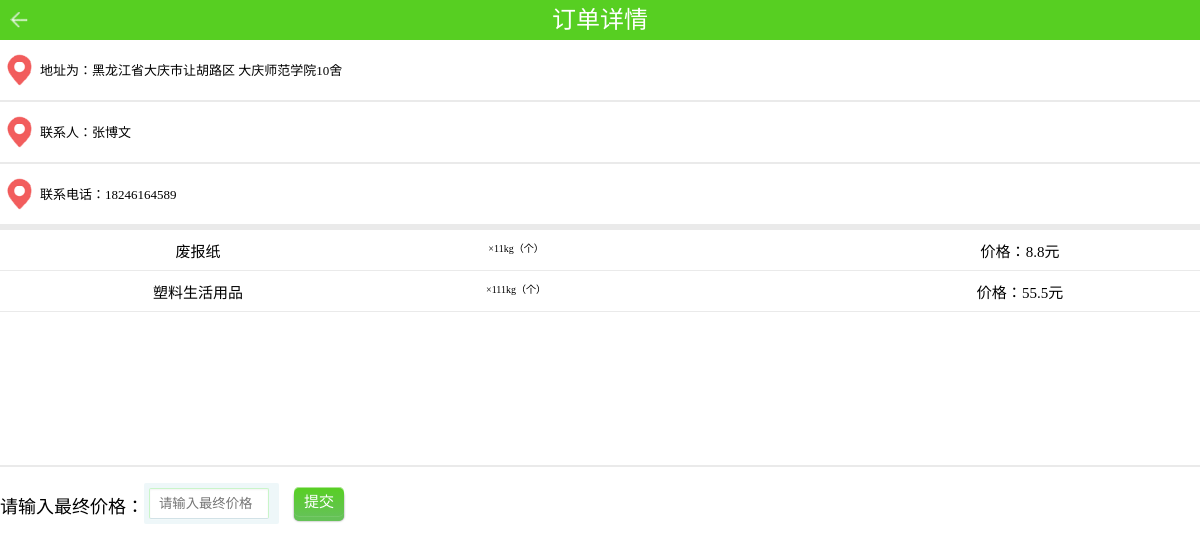
/hs.run.php?id=111 (signed in), run on the app's committed database.
### tables this page shows
CREATE TABLE `lo_order` (
  `id` int(11) NOT NULL AUTO_INCREMENT,
  `name` varchar(20) DEFAULT NULL,
  `hsuser` varchar(20) DEFAULT NULL,
  `jtime` datetime DEFAULT NULL,
  `ytime` varchar(255) DEFAULT NULL,
  `stime` datetime DEFAULT NULL,
  `conid` int(11) DEFAULT NULL,
  `ftime` datetime DEFAULT NULL,
  `isfinish` varchar(10) DEFAULT NULL,
  `isstart` varchar(10) DEFAULT NULL,
  `lastprice` varchar(20) DEFAULT NULL,
  `addname` varchar(100) DEFAULT NULL,
  `addpeo` varchar(20) DEFAULT NULL,
  `addtel` varchar(20) DEFAULT NULL,
  `addinf` varchar(100) DEFAULT NULL,
  `addlng` varchar(20) DEFAULT NULL,
  `addlat` varchar(20) DEFAULT NULL,
  `usershow` varchar(5) DEFAULT NULL,
  `hsshow` varchar(5) DEFAULT NULL,
  PRIMARY KEY (`id`),
  KEY `conid` (`conid`)
);

CREATE TABLE `lo_ordercon` (
  `id` int(11) NOT NULL,
  `name` varchar(20) DEFAULT NULL,
  `num` int(10) DEFAULT NULL,
  `price` varchar(20) DEFAULT NULL,
  `zid` int(11) NOT NULL AUTO_INCREMENT,
  PRIMARY KEY (`zid`),
  KEY `id` (`id`)
);

### includes/MyDb.php (called while the page is built, shortened)
<?php
class MyDb
{
    public function __construct($dbname,$host="qdm190234501.my3w.com",$user="qdm190234501",$pwd="zfz666666",$charset="SET NAMES UTF8")
    {
        $this->dbname = $dbname;
        $this->host = $host;
        $this->user = $user;
        $this->pwd = $pwd;
        $this->charset = $charset;
    }
    public function query($sql)
    {
        return @mysql_query($sql);
    }
    public function fetch($res)
    {
        return @mysql_fetch_array($res);
    }
   public  function get_one($table,$where,$coment="*")
    {
        $table = self::getTableName($table);
        $sql = "select $coment from $table where $where";
        $res = $this->query($sql);
        $row = $this->fetch($res);
		return $row;
    }
    public function get_all($tablename,$where="",$column="*",$order="",$limit="",$join="",$group="")
    {
       $res =  $this->select_num($tablename,$where,$column,$order,$join,$limit,$group);
       $arr = array();
        while($row = $this->fetch($res)){
            $arr[] = $row;
        }
        return $arr;
    }
    private  function getTableName($tableName,$tablePrifx="lo_")
    {
        return $tablePrifx.$tableName;
    }
    public function select_num($tablename,$where="",$column="*",$order=null,$join=null,$limit=null,$group=null)
    {
        $tablename = self::getTableName($tablename);
        $sql = "select {$column}  from {$tablename}";
        if($where){
            $sql.=" where {$where}";
        }
        return $this->query($sql);
    }
}

### includes/init.php (called while the page is built, shortened)
<?php
include(ROOT."includes/MyDb.php");
$Db = new MyDb("qdm190234501_db");

### hs.run.php (the view, shortened to what this page needs)
<?php
include("includes/init.php");
$pid=$_GET['id'];
$row=$Db->get_one("order","id='$pid'");
$rows=$Db->get_all("ordercon","id='$pid'");
?>
<!DOCTYPE html PUBLIC "-//W3C//DTD HTML 4.01 Transi	tional//EN" "http://www.w3.org/TR/html4/loose.dtd">
<html>
<head>
<link href="css/hs.run.css" rel="stylesheet" type="text/css" />
</head>
<body>
	<div class="head" align="center"><font color="#FFFFFF" size="+2">订单详情</font></div>
	<img src="images/fanhui.png" class="arrow" onclick="window.history.back(-1);" >
	<div class=top_div>
			<img src="images/add.png" class="top_img">
				<p class="top_p" >
					<?php
						echo "地址为：".$row['addname']." ".$row['addinf'];
					?>
				</p>
	</div>
	<hr size="2px" color="#EAEAEA" class="main_hr">
	<div class=top_div>
			<img src="images/add.png" class="top_img">
				<p class="top_p" >
					<?php
						echo "联系人：".$row['addpeo'];
					?>
				</p>
	</div>
	<hr size="2px" color="#EAEAEA" class="main_hr">
	<div class=top_div>
			<img src="images/add.png" class="top_img">
				<p class="top_p" >
					<?php
						echo "联系电话：".$row['addtel'];
					?>
				</p>
	</div>
	<hr size="6px" color="#EAEAEA" class="main_hr">
		<div style="height:<?php $sum=count($rows)*40+155; echo $sum.'px'?>">
		<?php
		foreach ( $rows as $v ) {
			?>
		<div class="main_div">
			<p class="p1" align="center"><?php echo $v['name']?></p>
			<p class="p2" align="center">×<?php echo $v['num']?>kg（个）</p>
			<p class="p3" align="center">价格：<?php echo $v['price']?>元</p>
		</div>
		<hr color="#EAEAEA" size="1px" class="main_hr">
		<?php
		}
		?>
		</div>
		<hr size="2px" color="#EAEAEA" class="main_hr">
		<div class=add_div>
				<p class="top_p" style="font-size: 18px">请输入最终价格：</p>
				<p class="contact-input">
					<input type="text" id="lastprice" name="lastprice" placeholder="请输入最终价格" autofocus>
				</p>
				<input type="button" id="sumbit" value="提交" class="push_button red">
		</div>
</body>
</html>

### css/hs.run.css (style rules this page uses)
body { margin: 0px; padding: 0px; }
.arrow { position: absolute; width:40px; height: 40px; margin-top: -40px; }
.head { width: 100%; height: 40px; margin: 0px; padding: 0px; background:#57cf22; }
.top_div { width: 100%; height: 60px; }
.top_img { width: 40px; height: 40px; margin-top: 10px; float: left; }
.top_p { float: left; font-size: 13px; position: relative; top:7px; }
.main_div { width: 100%; height: 40px; margin: 0px; padding: 0px; }
.main_div p { height: 30px; position: relative; top:10px; margin: 0px; padding: 0px; }
.p1 { width: 33%; float: left; font-size: 15px; }
.p2 { width: 20%; font-size: 10px; float: left; }
.p3 { width: 30%; float: right; font-size: 15px; }
.main_hr { position: relative; margin: 0px; padding: 0px; width: 100%; }
.contact-input { float: left; width: 125px; overflow: hidden; margin-bottom: 20px; padding: 5px; background: #eef7f9; border-radius: 2px; }
.contact-input > input, .contact-input > textarea { display: block; width: 100px; height: 29px; padding: 0 9px; color: #4d5a5e; background: white; border: 1px solid #C9F5C9; border-bottom-color: #d2e2e7; border-radius: 2px; -webkit-box-shadow: inset 0 1px 2px rgba(0, 0, 0, 0.05), 0 1px rgba(255, 255, 255, 0.2); box-shadow: inset 0 1px 2px rgba(0, 0, 0, 0.05), 0 1px rgba(255, 255, 255, 0.2); }
.push_button { position: relative; width:50px; height:30px; border: none; outline:none; text-align:center; font-size: 15px; color:#FFF; text-decoration:none; line-height:28px; font-family:'Oswald', Helvetica; display: block; margin:30px auto; float: left; margin-left: 15px; top:-10px; }
.red { background: #65c257; background-image:-webkit-linear-gradient(top, #57cf22, #65c257); background-image:-moz-linear-gradient(top, #57cf22, #65c257); background-image:-ms-linear-gradient(top, #57cf22, #65c257); background-image:-o-linear-gradient(top, #57cf22, #65c257); background- -webkit-border-radius:5px; -moz-border-radius:5px; border-radius:5px; -webkit-box-shadow:0 1px 0 rgba(255, 255, 255, .5) inset, 0 -1px 0 rgba(255, 255, 255, .1) inset, 0 4px 0 #65c257, 0 4px 2px rgba(0, 0, 0, .5); -moz-box-shadow:0 1px 0 rgba(255, 255, 255, .5) inset, 0 -1px 0 rgba(255, 255, 255, .1) inset, 0 4px 0 #65c257, 0 4px 2px rgba(0, 0, 0, .5); box-shadow:0 1px 0 rgba(255, 255, 255, .5) inset, 0 -1px 0 rgba(255, 255, 255, .1) inset, 0 4px 0 #65c257, 0 4px 2px rgba(0, 0, 0, .5); }

### data on the page
lo_order: addname "黑龙江省大庆市让胡路区", addinf "大庆师范学院10舍", addpeo "张博文", addtel "18246164589"
lo_ordercon: name "废报纸", num "11", price "8.8"
lo_ordercon: name "塑料生活用品", num "111", price "55.5"
